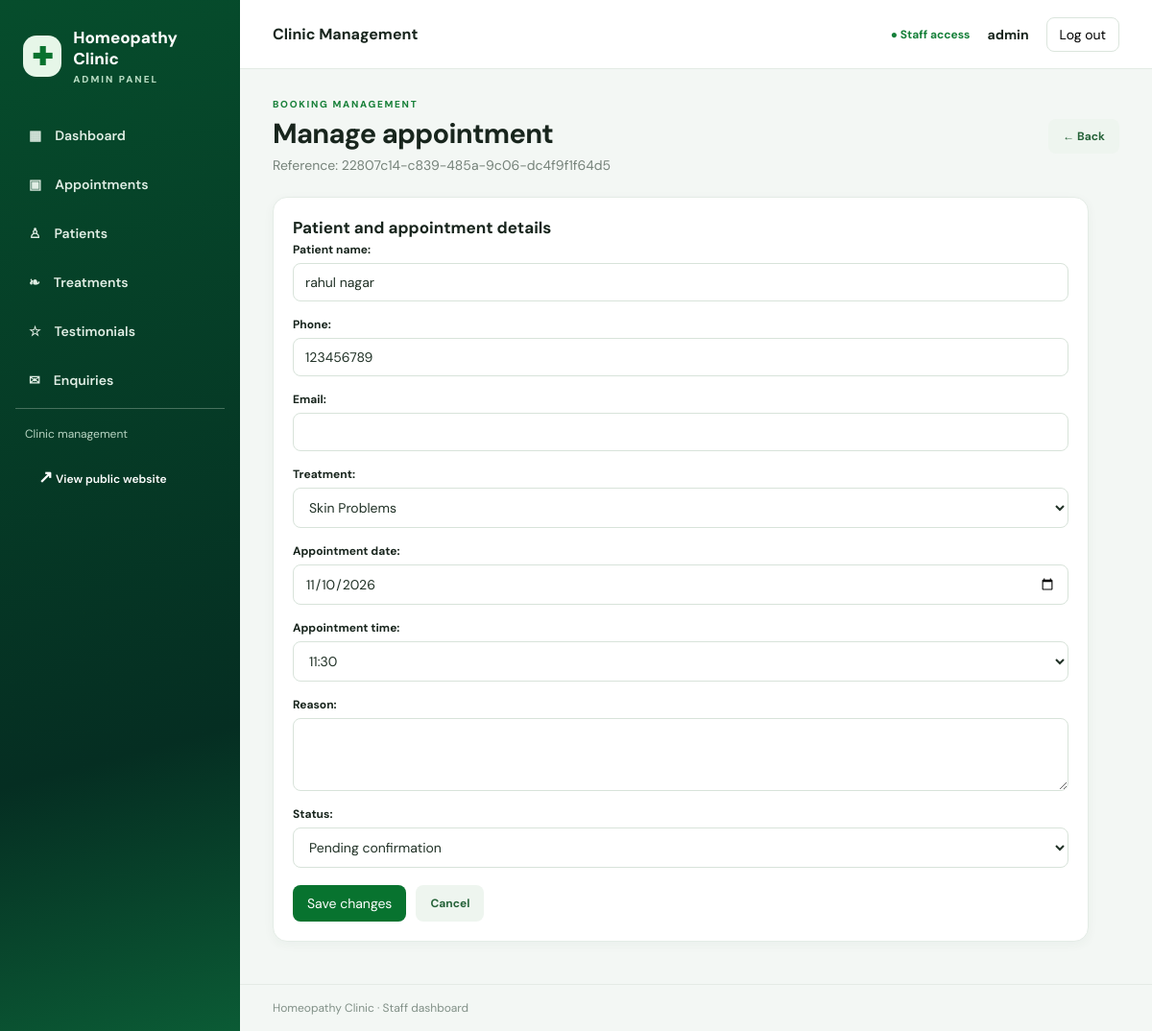
Page /clinic-admin/appointments/2/ (signed in) on the committed database.
### website/models.py (models this page shows, shortened)
class Appointment(models.Model):
    STATUS_CHOICES = [
        ('pending', 'Pending confirmation'),
        ('confirmed', 'Confirmed'),
        ('cancelled', 'Cancelled'),
        ('completed', 'Completed'),
    ]
    SLOT_CHOICES = [(f'{h:02d}:{m:02d}', f'{h:02d}:{m:02d}') for h in range(9, 18) for m in (0, 30)]
    booking_reference = models.UUIDField(default=uuid.uuid4, editable=False, unique=True)
    patient_name = models.CharField(max_length=120)
    phone = models.CharField(max_length=15, validators=[RegexValidator(r'^[0-9+\- ]{8,15}$', 'Enter a valid phone number.')])
    email = models.EmailField(blank=True)
    treatment = models.ForeignKey(Treatment, on_delete=models.SET_NULL, null=True, blank=True)
    appointment_date = models.DateField()
    appointment_time = models.CharField(max_length=5, choices=SLOT_CHOICES)
    reason = models.TextField(blank=True, max_length=1000)
    status = models.CharField(max_length=12, choices=STATUS_CHOICES, default='pending')
    created_at = models.DateTimeField(auto_now_add=True)
    class Meta:
        ordering = ['-appointment_date', 'appointment_time']
        constraints = [
            models.UniqueConstraint(fields=['appointment_date', 'appointment_time'], condition=~models.Q(status='cancelled'), name='unique_active_appointment_slot')
        ]

### clinic_dashboard/views.py (the view)
# urls.py: path('appointments/<int:pk>/', views.appointment_detail, name='appointment_detail'),
@staff_member_required
def appointment_detail(request, pk):
    appointment = get_object_or_404(Appointment.objects.select_related('treatment'), pk=pk)
    if request.method == 'POST':
        form = AppointmentAdminForm(request.POST, instance=appointment)
        if form.is_valid():
            try:
                with transaction.atomic():
                    form.save()
                messages.success(request, 'Appointment updated successfully.')
                return redirect('clinic_dashboard:appointment_detail', pk=appointment.pk)
            except IntegrityError:
                form.add_error('appointment_time', 'This slot was booked by another request. Choose a different time.')
    else:
        form = AppointmentAdminForm(instance=appointment)
    return render(request, 'clinic_dashboard/appointment_detail.html', {'appointment': appointment, 'form': form})

### clinic_dashboard/forms.py (shortened to what this page needs)
class AppointmentAdminForm(forms.ModelForm):
    class Meta:
        model = Appointment
        fields = ['patient_name', 'phone', 'email', 'treatment', 'appointment_date', 'appointment_time', 'reason', 'status']
        widgets = {
            'appointment_date': forms.DateInput(attrs={'type': 'date'}),
            'reason': forms.Textarea(attrs={'rows': 3}),
        }

### clinic_dashboard/context_processors.py (called while the page is built)
def clinic_dashboard_context(request):
    return {'now': timezone.localtime()}

### website/models.py (called while the page is built)
    def __str__(self):
        return self.title

### templates/clinic_dashboard/appointment_detail.html
{% extends 'clinic_dashboard/base.html' %}{% block title %}Manage appointment{% endblock %}{% block content %}<div class="page-heading"><div><p class="eyebrow">BOOKING MANAGEMENT</p><h1>Manage appointment</h1><p class="muted">Reference: {{ appointment.booking_reference }}</p></div><a class="btn btn-light" href="{% url 'clinic_dashboard:appointments' %}">← Back</a></div><section class="panel form-panel"><h2>Patient and appointment details</h2><form method="post">{% csrf_token %}{{ form.as_p }}<div class="form-actions"><button class="btn" type="submit">Save changes</button><a class="btn btn-light" href="{% url 'clinic_dashboard:appointments' %}">Cancel</a></div></form></section>{% endblock %}

### templates/clinic_dashboard/base.html (shortened to what this page needs)
{% load static %}
<!doctype html>
<html lang="en">
<head>
    <link rel="stylesheet" href="{% static 'dashboard/css/admin.css' %}">{% block extra_head %}{% endblock %}
</head>
<body class="admin-body">
    <aside class="sidebar">
        <a class="admin-brand" href="{% url 'clinic_dashboard:dashboard' %}">
            <span class="brand-mark">✚</span>
            <span>Homeopathy Clinic<small>ADMIN PANEL</small></span>
        </a>
        <nav class="side-nav">
            <a href="{% url 'clinic_dashboard:dashboard' %}" class="{% if request.resolver_match.url_name == 'dashboard' %}active{% endif %}">▦ <span>Dashboard</span></a>
            <a href="{% url 'clinic_dashboard:appointments' %}">▣ <span>Appointments</span></a>
            <a href="{% url 'clinic_dashboard:patients' %}">♙ <span>Patients</span></a>
            <a href="{% url 'clinic_dashboard:treatments' %}">❧<span>Treatments</span></a>
            <a href="{% url 'clinic_dashboard:testimonials' %}">☆ <span>Testimonials</span></a>
            <a href="{% url 'clinic_dashboard:enquiries' %}">✉ <span>Enquiries</span></a>
        <div class="sidebar-bottom"><span>Clinic management</span><a href="{% url 'home' %}" target="_blank"
                rel="noopener">↗ View public website</a></div>
    </aside>
    <div class="admin-main">
        <header class="topbar">
            <div class="topbar-title">Clinic Management</div>
            <div class="topbar-right">
                <span class="admin-online">● Staff access</span>
                <span class="admin-user">{{request.user.get_username }}</span>
                <form method="post" action="{% url 'clinic_dashboard:logout' %}">{% csrf_token %}<button
                        class="logout-btn" type="submit">Log out</button></form>
            </div>
        </header>
        <main class="content">
        {% block content %}
        {% endblock %}
        </main>
        <footer class="admin-footer">Homeopathy Clinic · Staff dashboard</footer>
    </div>
</body>
</html>

### static/dashboard/css/admin.css (style rules this page uses)
* { box-sizing: border-box }
.admin-body { margin: 0; background: #f3f7f4; color: #18251d; font-family: 'DM Sans', Arial, sans-serif; font-size: 14px }
.admin-body a { text-decoration: none; color: inherit }
.admin-body button, .admin-body input, .admin-body select, .admin-body textarea { font: inherit }
.sidebar { position: fixed; inset: 0 auto 0 0; width: 250px; background: linear-gradient(165deg, #064d2c, #052e22 72%, #0b5b35); color: #fff; padding: 24px 16px; display: flex; flex-direction: column; z-index: 5 }
.admin-brand { display: flex; align-items: center; gap: 12px; padding: 4px 8px 30px; font-size: 17px; font-weight: 800 }
.brand-mark { width: 43px; height: 43px; border-radius: 14px; background: #e6f6e8; color: #08722e; display: grid; place-items: center; font-size: 26px }
.admin-brand small { display: block; color: #b9ddc4; font-size: 10px; letter-spacing: 2px; margin-top: 4px }
.side-nav { display: grid; gap: 7px }
.side-nav a { display: flex; align-items: center; gap: 14px; padding: 13px 14px; border-radius: 11px; color: #e1eee5; font-weight: 600 }
.side-nav a:first-letter { font-size: 18px }
.sidebar-bottom { margin-top: auto; border-top: 1px solid #47715d; padding: 18px 10px 4px; color: #b8d5c3; font-size: 12px }
.sidebar-bottom a { display: block; margin-top: 12px; color: white }
.admin-main { margin-left: 250px; min-height: 100vh; display: flex; flex-direction: column }
.topbar { height: 72px; background: #fff; border-bottom: 1px solid #e3ebe5; display: flex; align-items: center; justify-content: space-between; padding: 0 34px; position: sticky; top: 0; z-index: 4 }
.topbar-title { font-weight: 700; font-size: 16px }
.topbar-right { display: flex; align-items: center; gap: 18px }
.admin-online { color: #16803a; font-size: 12px; font-weight: 700 }
.admin-user { font-weight: 700 }
.logout-btn { border: 1px solid #dbe5dd; background: #fff; padding: 8px 13px; border-radius: 8px; cursor: pointer }
.content { width: 100%; max-width: 1600px; margin: 0 auto; padding: 30px 34px 44px; flex: 1 }
.admin-footer { padding: 16px 34px; color: #819087; font-size: 12px; border-top: 1px solid #e4ebe5 }
.page-heading { display: flex; align-items: center; justify-content: space-between; gap: 20px; margin-bottom: 24px }
.page-heading h1 { font-size: 29px; margin: 3px 0 5px; letter-spacing: -.7px }
.eyebrow { color: #19813a; font-size: 10px; font-weight: 800; letter-spacing: 1.7px; margin: 0 0 5px }
.muted { color: #758279; margin: 0 }
.panel { background: #fff; border: 1px solid #e4ece6; border-radius: 15px; padding: 20px; box-shadow: 0 3px 12px #193e250b; min-width: 0 }
.panel-heading h2, .form-panel h2 { font-size: 17px; margin: 0 0 4px }
.admin-body input, .admin-body select, .admin-body textarea { border: 1px solid #d8e3da; border-radius: 8px; padding: 10px 12px; background: #fff; color: #203126; max-width: 100% }
.btn { display: inline-flex; align-items: center; justify-content: center; border: 0; border-radius: 8px; background: #08732f; color: #fff !important; padding: 10px 15px; font-weight: 700; font-size: 12px; cursor: pointer }
.btn-light { background: #eef5ef; color: #27633a !important }
.form-panel { max-width: 850px }
.form-panel form p { display: grid; gap: 6px; margin: 0 0 16px }
.form-panel label { font-weight: 700; font-size: 12px }
.form-panel input, .form-panel select, .form-panel textarea { width: 100% }
.form-actions { display: flex; gap: 10px; margin-top: 18px }

### rows in the picture
Appointment: booking_reference "22807c14-c839-485a-9c06-dc4f9f1f64d5", patient_name "rahul nagar", phone "123456789", treatment "Skin Problems", appointment_date "11/10/2026", appointment_time "11:30", status "Pending confirmation"

### other values in the picture
{{ request.user.get_username }} "admin"
